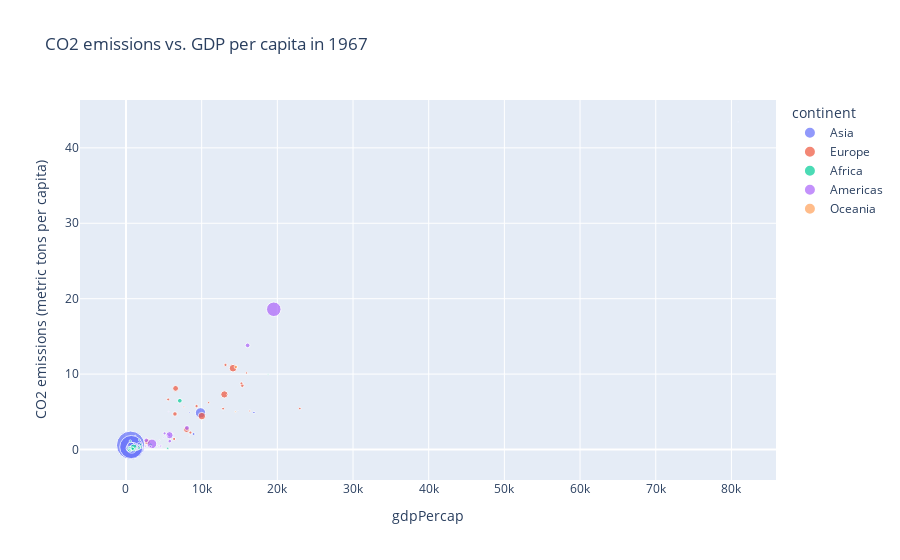

Notebook code for this chart:
### Markdown cell above
<h3>QUESTION 5: Using plotly or bokeh, create an interactive scatter plot comparing 'CO2 emissions (metric tons per capita)' and gdpPercap, where the point size is determined by pop (population) and the color is determined by the continent.
</h3>

### Code cell
# cutting DataFrame down to only the needed columns; dropna() drops all null values
df1967 = df1967[['gdpPercap', 'CO2 emissions (metric tons per capita)', 'continent', 'pop']].dropna()
fig = px.scatter(df1967, x=df1967['gdpPercap'], y=df1967['CO2 emissions (metric tons per capita)'], 
                title="CO2 emissions vs. GDP per capita in 1967", color="continent", size="pop")
fig.show()

### Figure 1 — Plotly figure (JSON) as saved in the notebook; plotly's stock layout.template omitted (floating-point values rounded to 4 significant figures)
{"data": [{"hovertemplate": "continent=Asia<br>gdpPercap=%{x}<br>CO2 emissions (metric tons per capita)=%{y}<br>pop=%{marker.size}<extra></extra>", "legendgroup": "Asia", "marker": {"color": "#636efa", "size": [11537966, 202182, 6960067, 754550000, 506000000, 109343000, 8519282, 2693585, 100825279, 1255058, 575003, 2186894, 1149500, 25870271, 11261690, 714775, 60641899, 35356600, 5618198, 1977600, 11737396, 34024249, 39463910], "sizemode": "area", "sizeref": 1886375, "symbol": "circle"}, "mode": "markers", "name": "Asia", "orientation": "v", "showlegend": true, "type": "scatter", "x": [836.2, 14800.0, 523.4, 612.7, 700.8, 762.4, 8931.0, 8394.0, 9848.0, 2742.0, 80890.0, 6007.0, 1226.0, 349, 676.4, 4721.0, 942.4, 1814.0, 16900.0, 4977.0, 1136.0, 1295.0, 637.1], "xaxis": "x", "y": [0.1238, 5.121, 0.06244, 0.5742, 0.3318, 0.2319, 2.056, 4.933, 4.864, 1.072, 43.43, 1.642, 1.835, 0.1435, 0.01881, 0.2055, 0.4025, 0.5554, 4.909, 1.546, 0.2519, 0.3602, 0.5749], "yaxis": "y"}, {"hovertemplate": "continent=Europe<br>gdpPercap=%{x}<br>CO2 emissions (metric tons per capita)=%{y}<br>pop=%{marker.size}<extra></extra>", "legendgroup": "Europe", "marker": {"color": "#EF553B", "size": [1984060, 7376998, 9556500, 8310226, 4838800, 4605744, 49569000, 8716441, 10223422, 198676, 2900100, 52667100, 12596822, 3786019, 31785378, 9103000, 19284814, 32850275, 7867931, 6063000, 33411317, 54959000], "sizemode": "area", "sizeref": 1886375, "symbol": "circle"}, "mode": "markers", "name": "Europe", "orientation": "v", "showlegend": true, "type": "scatter", "x": [2760.0, 12830.0, 13150.0, 5577.0, 15940.0, 10920.0, 13000.0, 8513.0, 9327.0, 13320.0, 7656.0, 10020.0, 15360.0, 16360.0, 6557.0, 6362.0, 6471.0, 7994.0, 15260.0, 22970.0, 2826.0, 14140.0], "xaxis": "x", "y": [1.364, 5.418, 11.22, 6.638, 10.15, 6.213, 7.306, 2.249, 5.758, 7.269, 5.655, 4.431, 8.476, 5.107, 8.106, 1.398, 4.716, 2.647, 8.77, 5.435, 1.033, 10.78], "yaxis": "y"}, {"hovertemplate": "continent=Africa<br>gdpPercap=%{x}<br>CO2 emissions (metric tons per capita)=%{y}<br>pop=%{marker.size}<extra></extra>", "legendgroup": "Africa", "marker": {"color": "#00cc96", "size": [12760499, 5247469, 2427334, 5127935, 3330989, 6335506, 1733638, 3495967, 217378, 4744870, 127617, 259864, 27860297, 489004, 8490213, 3451418, 601287, 10191512, 1279406, 1759224, 6334556, 4147252, 5212416, 1230542, 789309, 14770296, 8680909, 4534062, 47287752, 3451079, 70787, 3965841, 2662190, 3428839, 20997321, 12716129, 420690, 12607312, 1735550, 4786986, 8900294, 3900000, 4995432], "sizemode": "area", "sizeref": 1886375, "symbol": "circle"}, "mode": "markers", "name": "Africa", "orientation": "v", "showlegend": true, "type": "scatter", "x": [3247.0, 5523.0, 1036.0, 794.8, 413.0, 1508.0, 1136.0, 1197.0, 1876.0, 2052.0, 3020.0, 915.6, 516.1, 8359.0, 1126.0, 708.8, 715.6, 1057.0, 713.6, 18770.0, 1634.0, 495.5, 545.0, 1421.0, 2475.0, 1711.0, 566.7, 1054.0, 1015.0, 511.0, 1385.0, 1612.0, 1206.0, 1285.0, 7114.0, 1688.0, 2613.0, 848.2, 1478.0, 1932.0, 908.9, 1777.0, 569.8], "xaxis": "x", "y": [0.6321, 0.1667, 0.05232, 0.01922, 0.01474, 0.07298, 0.05334, 0.03415, 0.08566, 0.3243, 0.6698, 0.09088, 0.04088, 1.827, 0.1857, 0.1805, 0.07074, 0.2661, 0.4657, 9.941, 0.1389, 0.08604, 0.0392, 0.1882, 0.6362, 0.3616, 0.2162, 0.03185, 0.2447, 0.0118, 0.1621, 0.1813, 0.1054, 0.07045, 6.466, 0.2508, 0.5525, 0.1419, 0.1067, 0.6389, 0.09445, 1.264, 1.123], "yaxis": "y"}, {"hovertemplate": "continent=Americas<br>gdpPercap=%{x}<br>CO2 emissions (metric tons per capita)=%{y}<br>pop=%{marker.size}<extra></extra>", "legendgroup": "Americas", "marker": {"color": "#ab63fa", "size": [22934225, 4040665, 88049823, 20819767, 8858908, 19764027, 1588717, 8139332, 4049146, 5432424, 3232927, 4690773, 4318137, 2500689, 1861096, 47995559, 1865490, 1405486, 2287985, 12132200, 960155, 198712000, 2748579], "sizemode": "area", "sizeref": 1886375, "symbol": "circle"}, "mode": "markers", "name": "Americas", "orientation": "v", "showlegend": true, "type": "scatter", "x": [8053.0, 2587.0, 3430.0, 16080.0, 5107.0, 2679.0, 4162.0, 5690.0, 1654.0, 4579.0, 4359.0, 3243.0, 1452.0, 2538.0, 6125.0, 5755.0, 4643.0, 4421.0, 2299.0, 5788.0, 5621.0, 19530.0, 5445.0], "xaxis": "x", "y": [2.858, 0.4466, 0.745, 13.81, 2.141, 1.217, 0.5171, 1.906, 0.3805, 0.4658, 0.3425, 0.3973, 0.05857, 0.3525, 2.145, 1.9, 0.494, 1.218, 0.213, 1.112, 5.01, 18.6, 1.776], "yaxis": "y"}, {"hovertemplate": "continent=Oceania<br>gdpPercap=%{x}<br>CO2 emissions (metric tons per capita)=%{y}<br>pop=%{marker.size}<extra></extra>", "legendgroup": "Oceania", "marker": {"color": "#FFA15A", "size": [11872264, 2728150], "sizemode": "area", "sizeref": 1886375, "symbol": "circle"}, "mode": "markers", "name": "Oceania", "orientation": "v", "showlegend": true, "type": "scatter", "x": [14530.0, 14460.0], "xaxis": "x", "y": [10.96, 5.008], "yaxis": "y"}], "layout": {"autosize": true, "legend": {"itemsizing": "constant", "title": {"text": "continent"}, "tracegroupgap": 0}, "title": {"text": "CO2 emissions vs. GDP per capita in 1967"}, "xaxis": {"anchor": "y", "autorange": true, "domain": [0, 1], "range": [-5574.0, 85770.0], "title": {"text": "gdpPercap"}, "type": "linear"}, "yaxis": {"anchor": "x", "autorange": true, "domain": [0, 1], "range": [-6.852, 47.02], "title": {"text": "CO2 emissions (metric tons per capita)"}, "type": "linear"}}}
